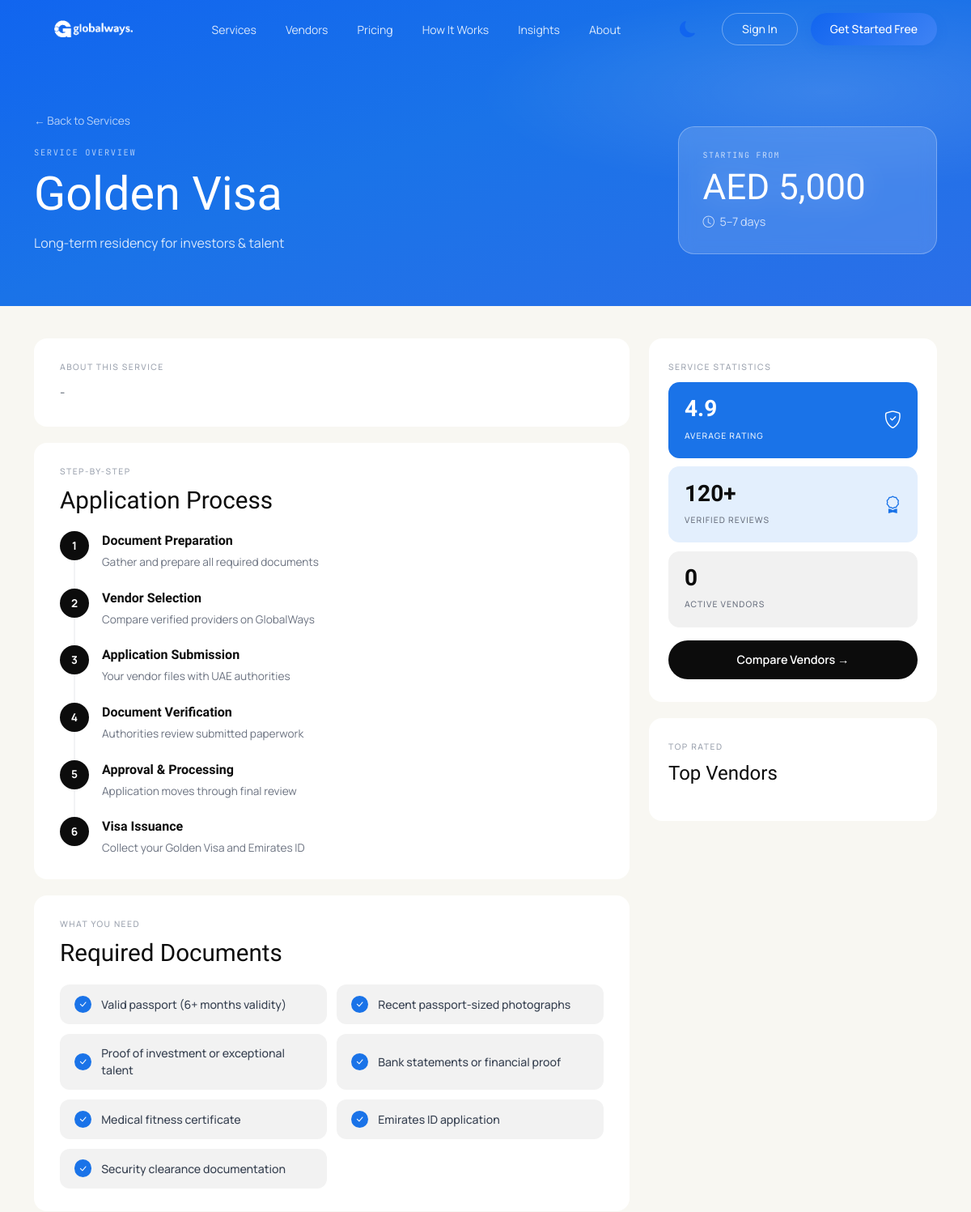
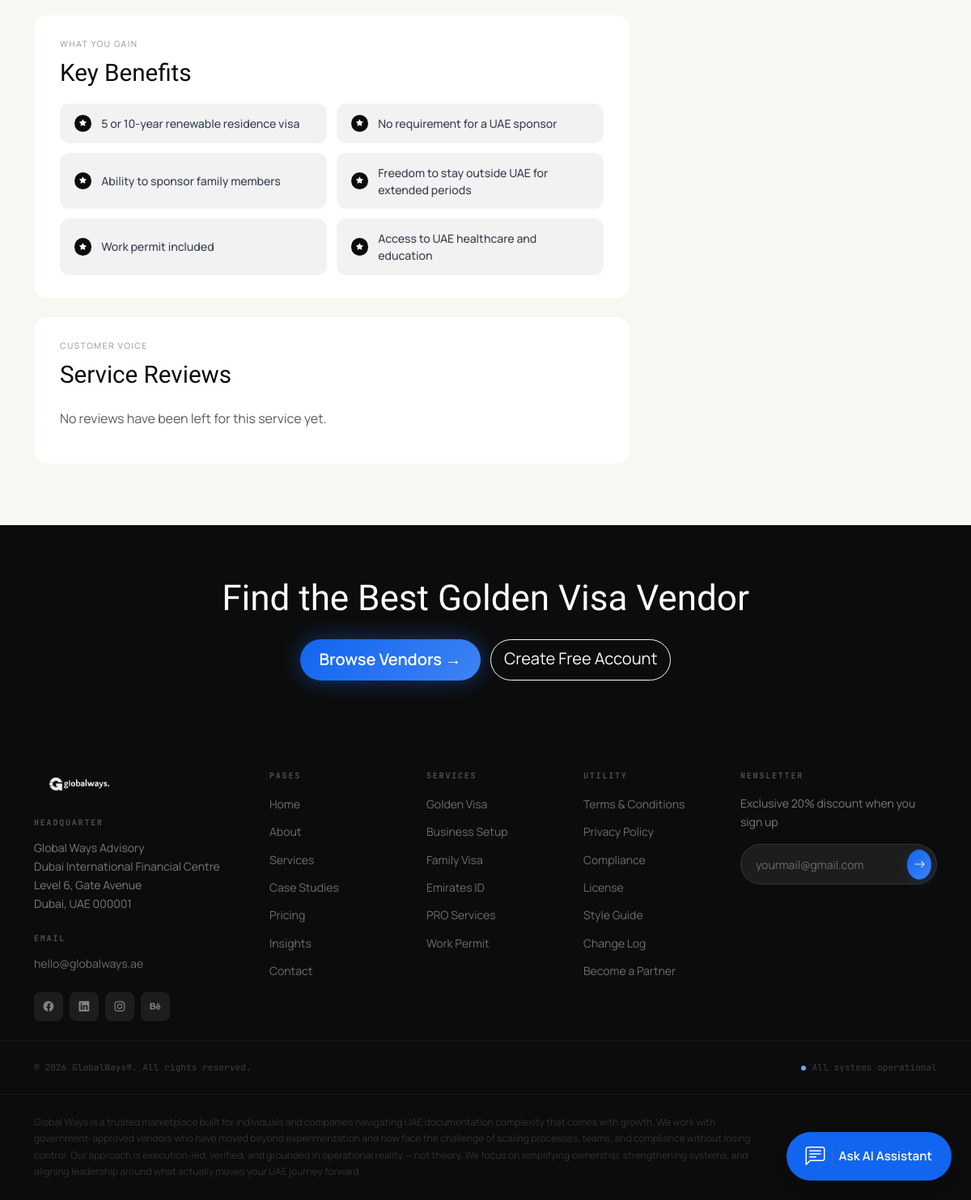
The app's page /service-detail.php with its own data (2 pictures, top to bottom).
### tables this page shows
CREATE TABLE `menu_items` (
  `id` int(10) unsigned NOT NULL AUTO_INCREMENT,
  `menu_id` int(10) unsigned NOT NULL,
  `parent_id` int(10) unsigned DEFAULT NULL,
  `title` varchar(150) NOT NULL,
  `url` varchar(255) NOT NULL,
  `sort_order` int(11) DEFAULT 0,
  PRIMARY KEY (`id`),
  KEY `idx_menu_id` (`menu_id`),
  CONSTRAINT `fk_menu_items_menu` FOREIGN KEY (`menu_id`) REFERENCES `menus` (`id`) ON DELETE CASCADE
);

CREATE TABLE `services` (
  `id` int(10) unsigned NOT NULL AUTO_INCREMENT,
  `uuid` char(36) NOT NULL,
  `provider_id` int(10) unsigned DEFAULT NULL,
  `category_id` int(10) unsigned DEFAULT NULL,
  `title` varchar(191) NOT NULL,
  `slug` varchar(191) NOT NULL,
  `short_description` varchar(255) DEFAULT NULL,
  `description` text DEFAULT NULL,
  `price` decimal(10,2) DEFAULT NULL,
  `currency` varchar(10) DEFAULT 'USD',
  `duration_minutes` int(11) DEFAULT NULL,
  `images` longtext DEFAULT NULL CHECK (json_valid(`images`)),
  `status` enum('draft','published','archived') NOT NULL DEFAULT 'draft',
  `created_at` timestamp NULL DEFAULT current_timestamp(),
  `updated_at` timestamp NULL DEFAULT NULL ON UPDATE current_timestamp(),
  `rating_avg` decimal(4,2) DEFAULT NULL,
  `rating_count` int(10) unsigned DEFAULT 0,
  `icon_class` varchar(100) DEFAULT 'bi-award',
  `duration_text` varchar(100) DEFAULT '5–7 days',
  `master_service_id` int(10) unsigned DEFAULT NULL,
  PRIMARY KEY (`id`),
  UNIQUE KEY `uuid` (`uuid`),
  UNIQUE KEY `slug` (`slug`),
  KEY `idx_services_provider` (`provider_id`),
  KEY `idx_services_category` (`category_id`),
  KEY `idx_services_rating_count` (`rating_count`),
  KEY `idxservices_provider_status` (`provider_id`,`status`),
  KEY `fk_services_master_service` (`master_service_id`),
  CONSTRAINT `fk_services_category` FOREIGN KEY (`category_id`) REFERENCES `service_categories` (`id`) ON DELETE SET NULL ON UPDATE CASCADE,
  CONSTRAINT `fk_services_master_service` FOREIGN KEY (`master_service_id`) REFERENCES `services` (`id`) ON DELETE SET NULL ON UPDATE CASCADE,
  CONSTRAINT `fk_services_provider` FOREIGN KEY (`provider_id`) REFERENCES `providers` (`id`) ON DELETE CASCADE ON UPDATE CASCADE
);

### service-detail.php (the view, shortened to what the rows shown need)
<?php
require_once __DIR__ . '/lib/services_helpers.php';
$service = null;
if (!$service) {
    $res = $mysqli->query("SELECT s.*, c.name as category_name FROM services s LEFT JOIN service_categories c ON c.id = s.category_id WHERE s.status = 'published' LIMIT 1");
    if ($res && $res->num_rows > 0) {
        $service = service_find($res->fetch_assoc()['id']);
    }
}
$defaultProcess = [
    ['Document Preparation', 'Gather and prepare all required documents'],
    ['Vendor Selection', 'Compare verified providers on GlobalWays'],
    ['Application Submission', 'Your vendor files with UAE authorities'],
    ['Document Verification', 'Authorities review submitted paperwork'],
    ['Approval & Processing', 'Application moves through final review'],
    ['Visa Issuance', 'Collect your Golden Visa and Emirates ID'],
];
$defaultDocs = [
    'Valid passport (6+ months validity)',
    'Recent passport-sized photographs',
    'Proof of investment or exceptional talent',
    'Bank statements or financial proof',
    'Medical fitness certificate',
    'Emirates ID application',
    'Security clearance documentation',
];
$defaultBenefits = [
    '5 or 10-year renewable residence visa',
    'No requirement for a UAE sponsor',
    'Ability to sponsor family members',
    'Freedom to stay outside UAE for extended periods',
    'Work permit included',
    'Access to UAE healthcare and education',
];
$service_slug = $service['slug'];
$service_details_data = [
    'golden-visa' => [
        'docs' => $defaultDocs,
        'benefits' => $defaultBenefits,
        'process' => $defaultProcess
    ],
    'investor-visa' => [
        'docs' => $defaultDocs,
        'benefits' => $defaultBenefits,
        'process' => $defaultProcess
    ],
    'family-visa' => [
        'docs' => ['Sponsor Emirates ID', 'Passport copies', 'Marriage / birth certificates', 'Salary certificate', 'Tenancy contract', 'Photos'],
        'benefits' => $defaultBenefits,
        'process' => $defaultProcess
    ],
    'tourist-visa' => [
        'docs' => ['Valid passport', 'Passport photo', 'Travel itinerary', 'Hotel booking', 'Return ticket', 'Bank statement'],
        'benefits' => $defaultBenefits,
        'process' => $defaultProcess
    ]
];
$rich_data = $service_details_data[$service_slug] ?? [
    'docs' => $defaultDocs,
    'benefits' => $defaultBenefits,
    'process' => $defaultProcess
];
$price_value = !empty($service['price']) ? htmlspecialchars($service['currency'] . ' ' . number_format($service['price'])) : 'Price on request';
$timeline_value = !empty($service['duration_minutes']) ? htmlspecialchars($service['duration_minutes'] . ' mins') : '5–7 days';
include __DIR__ . '/partials/frontend_header.php';
?>
  <main>
    <section class="sd-hero">
      <div class="container-xl">
        <div class="row align-items-end g-4">
          <div class="col-lg-7 fade-in">
            <a href="services.php" class="sd-back">← Back to Services</a>
            <p class="sd-kicker" id="serviceCategory"><?= htmlspecialchars($service['category_name'] ?? 'Service Overview') ?></p>
            <h1 class="sd-title font-serif" id="serviceTitle"><?= htmlspecialchars($service['title']) ?></h1>
            <p class="sd-desc" id="serviceDesc"><?= htmlspecialchars($service['short_description']) ?></p>
          </div>
          <div class="col-lg-5 fade-in">
            <div class="sd-price-card">
              <p class="sd-price-label">Starting From</p>
              <p class="sd-price-value font-serif" id="servicePrice"><?= $price_value ?></p>
              <p class="sd-price-time"><i class="bi bi-clock"></i> <span id="serviceTimeline"><?= $timeline_value ?></span></p>
            </div>
          </div>
        </div>
      </div>
    </section>
    <section class="sd-body">
      <div class="container-xl">
        <div class="row g-4">
          <div class="col-lg-8">
            <div class="sd-card fade-in">
              <p class="sd-section-kicker">About This Service</p>
              <p class="sd-card-text" id="serviceAbout"><?= nl2br(htmlspecialchars($service['description'])) ?></p>
            </div>
            <div class="sd-card fade-in">
              <h2 class="sd-card-title font-serif">Application Process</h2>
            </div>
            <div class="sd-card fade-in">
              <h2 class="sd-card-title font-serif">Required Documents</h2>
              <div class="sd-pill-grid" id="serviceDocs">
                <?php foreach ($rich_data['docs'] as $doc): ?>
                  <div class="sd-pill sd-pill-doc"><i class="bi bi-check-lg"></i> <?= htmlspecialchars($doc) ?></div>
                <?php endforeach; ?>
              </div>
            </div>
            <div class="sd-card fade-in">
              <h2 class="sd-card-title font-serif">Key Benefits</h2>
              <div class="sd-pill-grid" id="serviceBenefits">
                <?php foreach ($rich_data['benefits'] as $benefit): ?>
                  <div class="sd-pill sd-pill-benefit"><i class="bi bi-star-fill"></i> <?= htmlspecialchars($benefit) ?></div>
                <?php endforeach; ?>
              </div>
            </div>
            <div class="sd-card fade-in mt-4">
              <h2 class="sd-card-title font-serif mb-4">Service Reviews</h2>
            </div>
          </div>
        </div>
      </div>
    </section>
    <section class="sd-cta">
      <div class="container-xl text-center fade-in">
        <h2 class="font-serif" id="ctaTitle">Find the Best <?= htmlspecialchars($service['title']) ?> Vendor</h2>
        <div class="sd-cta-actions">
          <a href="vendors.php" class="btn btn-gw-blue btn-lg">Browse Vendors →</a>
          <a href="register.php" class="btn btn-outline-light btn-lg rounded-pill">Create Free Account</a>
        </div>
      </div>
    </section>
  </main>
<?php include __DIR__ . '/partials/frontend_footer.php'; ?>

### partials/frontend_header.php (shortened to what the rows shown need)
<?php
require_once __DIR__ . '/../lib/permissions.php';
$header_items = [];
$h_res = $mysqli->query("SELECT mi.* FROM menu_items mi JOIN menus m ON m.id = mi.menu_id WHERE m.location = 'header' ORDER BY mi.sort_order ASC, mi.id ASC");
if ($h_res) {
    while ($row = $h_res->fetch_assoc()) {
        $header_items[] = $row;
    }
}
?>
<!DOCTYPE html>
<html lang="en">
<head>
  <link href="https://cdn.jsdelivr.net/npm/bootstrap@5.3.3/dist/css/bootstrap.min.css" rel="stylesheet">
  <link href="https://cdn.jsdelivr.net/npm/bootstrap-icons@1.11.3/font/bootstrap-icons.min.css" rel="stylesheet">
  <link href="css/globalways.css" rel="stylesheet">
</head>
<body>
  <nav class="navbar navbar-expand-lg gw-navbar fixed-top" id="gwNav">
    <div class="container-xl">
      <div class="collapse navbar-collapse" id="mainNav">
        <ul class="navbar-nav mx-auto mb-2 mb-lg-0 gap-lg-1">
          <?php foreach ($header_items as $item): ?>
            <li class="nav-item">
              <a class="nav-link" href="<?= htmlspecialchars($item['url']) ?>">
                <?= htmlspecialchars($item['title']) ?>
              </a>
            </li>
          <?php endforeach; ?>
        </ul>
      </div>
    </div>
  </nav>
  <div id="main-content-layout">

### partials/frontend_footer.php (shortened to what the rows shown need)
<?php
require_once __DIR__ . '/../lib/db_mysqli.php';
$footer_pages = [];
$res1 = $mysqli->query("SELECT mi.* FROM menu_items mi JOIN menus m ON m.id = mi.menu_id WHERE m.location = 'footer_pages' ORDER BY mi.sort_order ASC, mi.id ASC");
if ($res1) {
    while ($row = $res1->fetch_assoc()) $footer_pages[] = $row;
}
$footer_services = [];
$res2 = $mysqli->query("SELECT mi.* FROM menu_items mi JOIN menus m ON m.id = mi.menu_id WHERE m.location = 'footer_services' ORDER BY mi.sort_order ASC, mi.id ASC");
if ($res2) {
    while ($row = $res2->fetch_assoc()) $footer_services[] = $row;
}
$footer_utility = [];
$res3 = $mysqli->query("SELECT mi.* FROM menu_items mi JOIN menus m ON m.id = mi.menu_id WHERE m.location = 'footer_utility' ORDER BY mi.sort_order ASC, mi.id ASC");
if ($res3) {
    while ($row = $res3->fetch_assoc()) $footer_utility[] = $row;
}
?>
  </div>
  <footer class="gw-footer">
  <div class="container-xl pt-5 pb-4">
    <div class="row g-4 g-lg-5">
      <div class="col-6 col-lg-2">
        <ul class="list-unstyled footer-links">
          <?php foreach ($footer_pages as $item): ?>
            <li><a href="<?= htmlspecialchars($item['url']) ?>"><?= htmlspecialchars($item['title']) ?></a></li>
          <?php endforeach; ?>
        </ul>
      </div>
      <div class="col-6 col-lg-2">
        <ul class="list-unstyled footer-links">
          <?php foreach ($footer_services as $item): ?>
            <li><a href="<?= htmlspecialchars($item['url']) ?>"><?= htmlspecialchars($item['title']) ?></a></li>
          <?php endforeach; ?>
        </ul>
      </div>
      <div class="col-6 col-lg-2">
        <ul class="list-unstyled footer-links">
          <?php foreach ($footer_utility as $item): ?>
            <li><a href="<?= htmlspecialchars($item['url']) ?>"><?= htmlspecialchars($item['title']) ?></a></li>
          <?php endforeach; ?>
        </ul>
      </div>
    </div>
  </div>
</footer>
</body>
</html>

### records on screen
menu_items: title "Services"
menu_items: title "Vendors"
menu_items: title "Pricing"
menu_items: title "How It Works"
menu_items: title "Insights"
menu_items: title "About"
services: id "SERVICE OVERVIEW", id "Golden Visa", id "Long-term residency for investors & talent", id "AED 5,000", id "-", id "Valid passport (6+ months validity)", id "Recent passport-sized photographs", id "Proof of investment or exceptional talent", id "Bank statements or financial proof", id "Medical fitness certificate", id "Emirates ID application", id "Security clearance documentation", id "5 or 10-year renewable residence visa", id "No requirement for a UAE sponsor", id "Ability to sponsor family members", id "Freedom to stay outside UAE for extended periods", id "Work permit included", id "Access to UAE healthcare and education"
menu_items: title "Home"
menu_items: title "About"
menu_items: title "Services"
menu_items: title "Case Studies"
menu_items: title "Pricing"
menu_items: title "Insights"
menu_items: title "Contact"
menu_items: title "Golden Visa"
menu_items: title "Business Setup"
menu_items: title "Family Visa"
menu_items: title "Emirates ID"
menu_items: title "PRO Services"
menu_items: title "Work Permit"
menu_items: title "Terms & Conditions"
menu_items: title "Privacy Policy"
menu_items: title "Compliance"
menu_items: title "License"
menu_items: title "Style Guide"
menu_items: title "Change Log"
menu_items: title "Become a Partner"

### other values on screen
$timeline_value "5–7 days"
$step[0] "Document Preparation"
$step[1] "Gather and prepare all required documents"
$step[0] "Vendor Selection"
$step[1] "Compare verified providers on GlobalWays"
$step[0] "Application Submission"
$step[1] "Your vendor files with UAE authorities"
$step[0] "Document Verification"
$step[1] "Authorities review submitted paperwork"
$step[0] "Approval & Processing"
$step[1] "Application moves through final review"
$step[0] "Visa Issuance"
$step[1] "Collect your Golden Visa and Emirates ID"
count($top_vendors) "0"
$footer_settings['contact_address'] "Global Ways Advisory Dubai International Financial Centre Level 6, Gate Avenue Dubai, UAE 000001"
